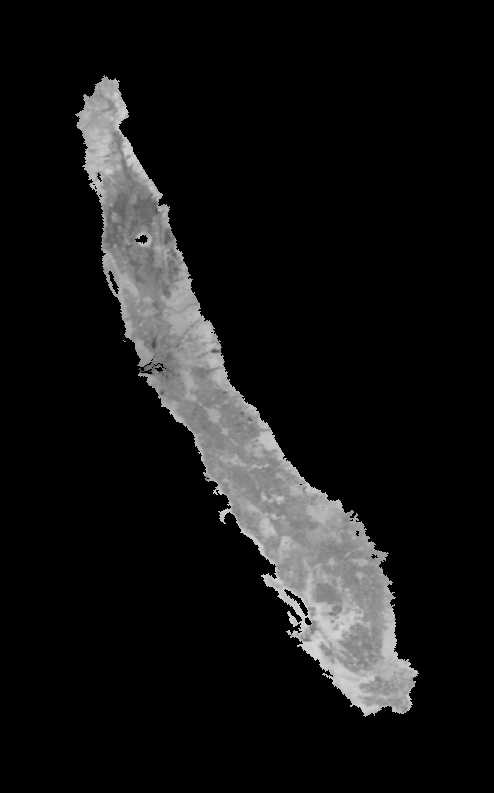
#> input picture data/lst/obs_clim.png, 494 x 793 px, found by its file name; its folder holds 5 pictures in this run; the run also reads 1 picture not shown here
$ python valley3d_heat_adjust.py
#> lines starting #> are read from the running program, lines starting #| are printed output that depends on the picture; after the words box and inside, x2 and y2 are one past the last pixel; in counts of white or black regions, pixels touching at a corner belong together
"""Contrast adjustment of the ground-heat model (follows valley3d_heat_model.py, same day).

The energy balance with stability reproduces today's floor mean (bias 0.01 C) but its contrast between dry and watered
land is about three times the observed one (RMSE 8.78 C; dry native and idle +11 C, watered classes -5 to -7 C). Likely
causes, not separated here: 1 km MODIS pixels mix classes, and hot and cool fields exchange heat sideways (advection),
which a point energy balance does not have. The adjustment is the linear map observed = a + b * model fitted on today's
floor nodes; the same map is applied to the 1850 run, on the assumption that mixing and advection act the same way on
the 1850 land.
Writes figures/valley_3d/data/lst/model_then_adj.png (C = 10 + value / 4, 0 = none) and adds "adjustment" to
lst/model_meta.json.
WHEN 2026-11-16. STATUS derived (two fitted numbers, a and b).
Run  python src/landscape/valley3d_heat_adjust.py
"""
import json
import os

import numpy as np
from PIL import Image

REPO = os.path.dirname(os.path.dirname(os.path.dirname(os.path.abspath(__file__))))
D = os.path.join(REPO, "figures", "valley_3d", "data", "lst")
L = lambda f: (lambda a: np.where(a > 0, 10 + a / 4, np.nan))(np.array(Image.open(os.path.join(D, f))).astype(float))
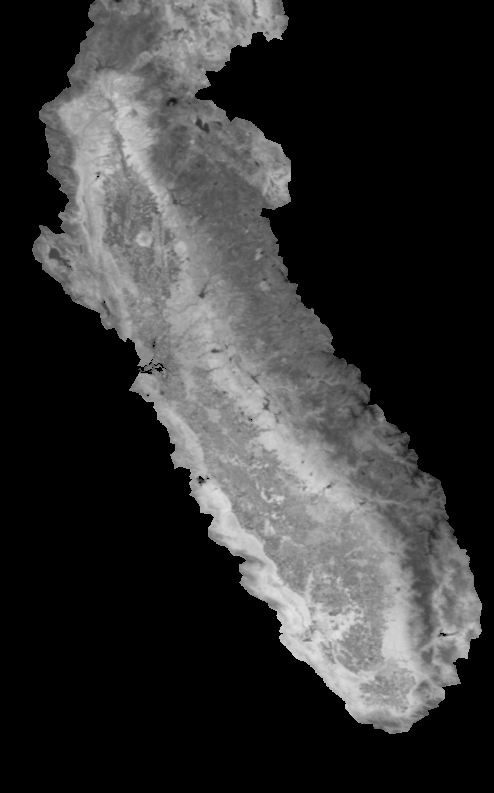
#> input picture data/lst/peak_2003.png, 494 x 793 px, given in place of model_now.png, which was not available
obs, now, then = L("obs_clim.png"), L("model_now.png"), L("model_then.png")
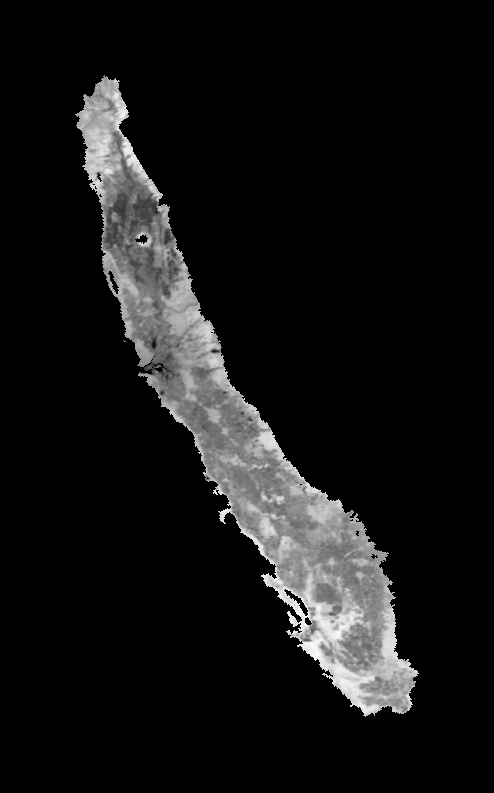
#> obs: shape (793, 494) float64; 86.79% of the values are NaN or infinite; the others: min 26.25, max 64, mean 48.79; drawn with min black, max white, NaN and infinite black
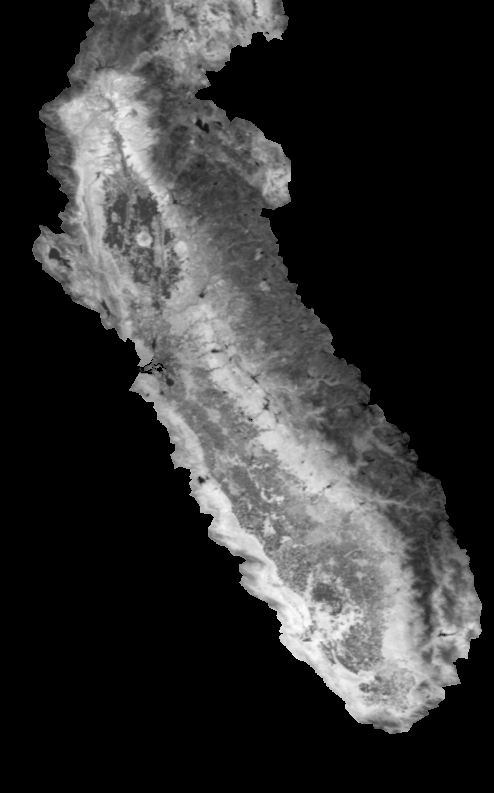
#> then: shape (793, 494) float64; 61.75% of the values are NaN or infinite; the others: min 20.75, max 65.25, mean 43.83; drawn with min black, max white, NaN and infinite black
m = np.isfinite(obs) & np.isfinite(now)
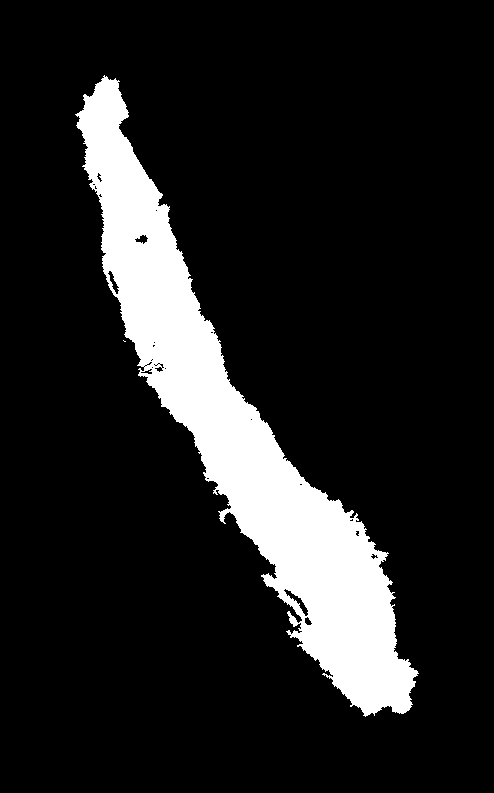
#> m: shape (793, 494) bool; 13.2% white; 2 white regions (1 under 20 px), largest, box (x1, y1, x2, y2) and area: (75, 75, 419, 717) 51753
b, a = np.polyfit(now[m], obs[m], 1)
#> b = 0.887; a = 5.61
adj_now, adj_then = a + b * now, a + b * then
both = np.isfinite(adj_then) & np.isfinite(obs) & np.isfinite(now)
res = {"a_c": round(float(a), 2), "b": round(float(b), 3),
       "rmse_today_after_c": round(float(np.sqrt(np.nanmean((obs[m] - adj_now[m]) ** 2))), 2),
       "floor_mean_1850_adjusted_c": round(float(np.nanmean(adj_then[both])), 2),
       "floor_mean_today_observed_c": round(float(np.nanmean(obs[both])), 2),
       "change_1850_minus_today_c": round(float(np.nanmean(adj_then[both] - obs[both])), 2)}
#> res = {'a_c': 5.61, 'b': 0.887, 'rmse_today_after_c': 1.99, 'floor_mean_1850_adjusted_c': 47.84, 'floor_mean_today_observed_c': 48.79, 'change_1850_minus_today_c': -0.95}
print(res)
#| {'a_c': 5.61, 'b': 0.887, 'rmse_today_after_c': 1.99, 'floor_mean_1850_adjusted_c': 47.84, 'floor_mean_today_observed_c': 48.79, 'change_1850_minus_today_c': -0.95}
enc = np.where(np.isfinite(adj_then), np.clip(np.round((adj_then - 10) * 4), 1, 255), 0).astype(np.uint8)
Image.fromarray(enc, "L").save(os.path.join(D, "model_then_adj.png"))
#> (the run stopped early here; a loop or call above may not have finished)
